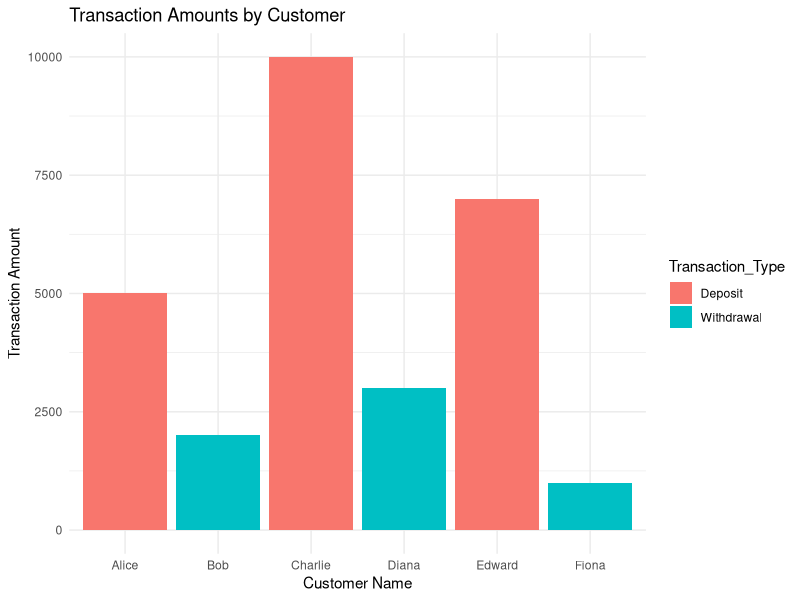
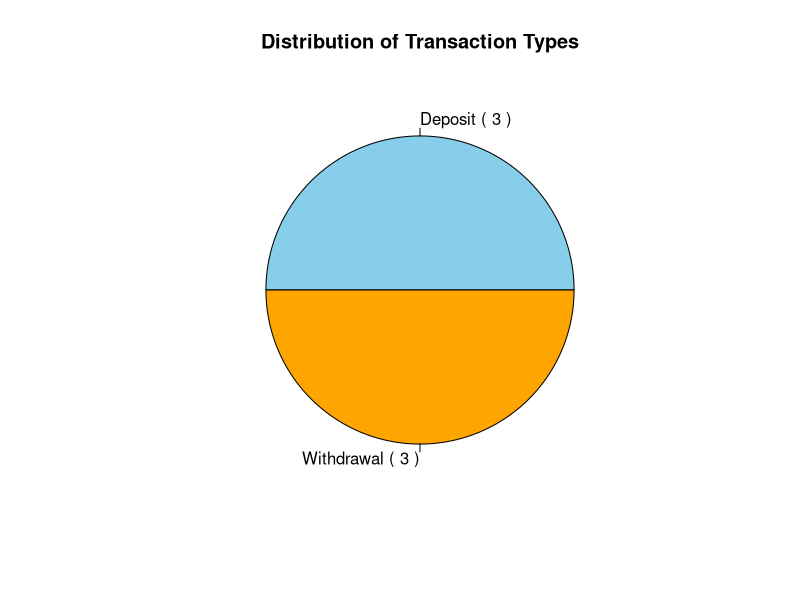
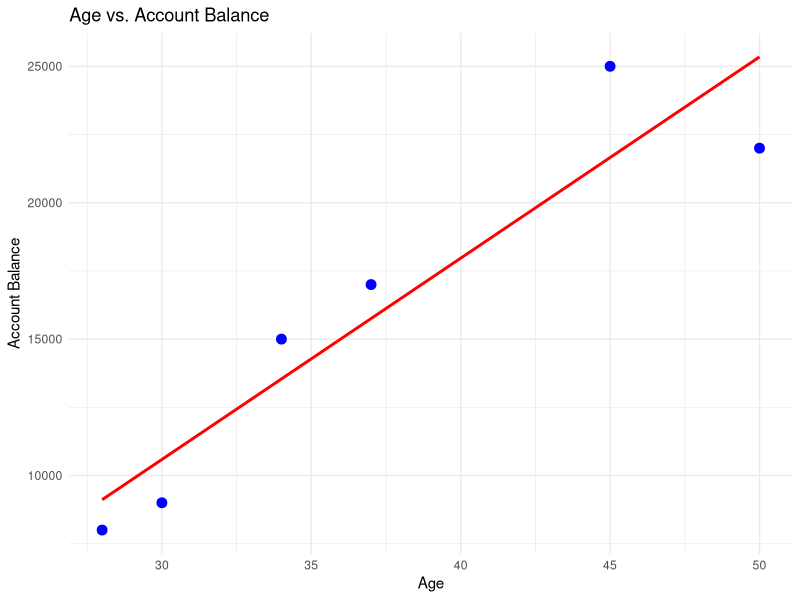
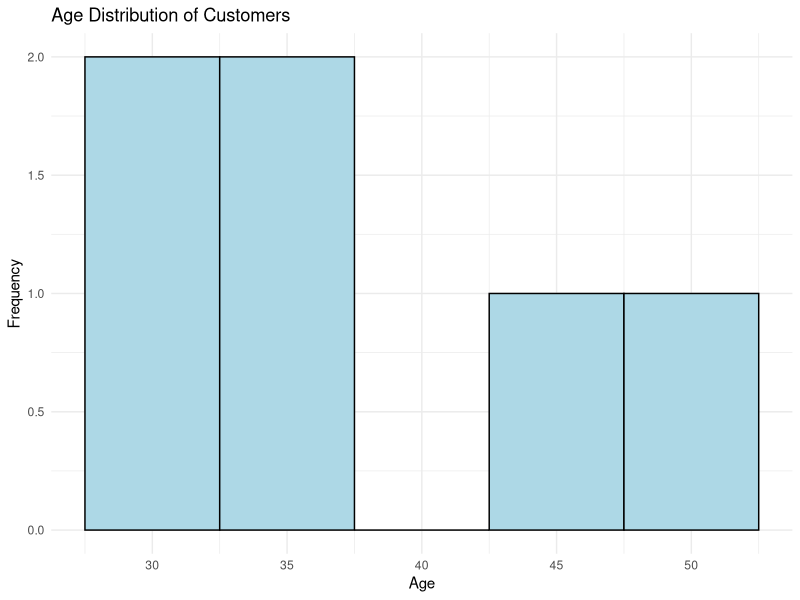
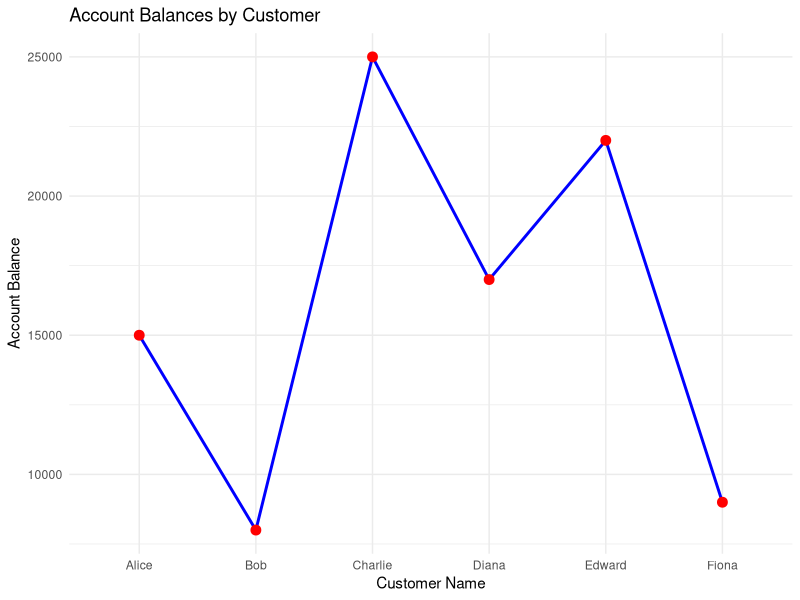
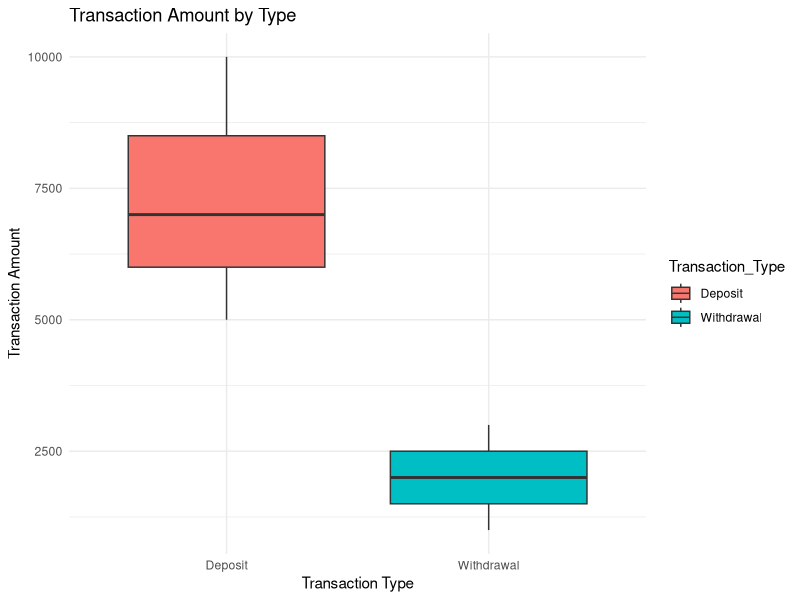

Write R code to recreate these figures, in order.
# -------------------------------------------------------
# BANKING SYSTEM DATA ANALYSIS USING R
# -------------------------------------------------------

# Load required library
library(ggplot2)

# Create the dataset
bank_data <- data.frame(
  Name = c("Alice", "Bob", "Charlie", "Diana", "Edward", "Fiona"),
  Age = c(34, 28, 45, 37, 50, 30),
  Account_Number = c(1001, 1002, 1003, 1004, 1005, 1006),
  Transaction_Type = c("Deposit", "Withdrawal", "Deposit", "Withdrawal", "Deposit", "Withdrawal"),
  Transaction_Amount = c(5000, 2000, 10000, 3000, 7000, 1000),
  Account_Balance = c(15000, 8000, 25000, 17000, 22000, 9000)
)

# View the dataset
print("Bank Data:")
print(bank_data)

# 1. Bar Chart: Transaction Amounts by Customer
ggplot(bank_data, aes(x = Name, y = Transaction_Amount, fill = Transaction_Type)) +
  geom_bar(stat = "identity", position = "dodge") +
  labs(title = "Transaction Amounts by Customer",
       x = "Customer Name", y = "Transaction Amount") +
  theme_minimal()

# 2. Pie Chart: Distribution of Transaction Types
transaction_counts <- table(bank_data$Transaction_Type)
pie(transaction_counts,
    labels = paste(names(transaction_counts), "(", transaction_counts, ")"),
    main = "Distribution of Transaction Types",
    col = c("skyblue", "orange"))

# 3. Scatter Plot: Age vs. Account Balance
ggplot(bank_data, aes(x = Age, y = Account_Balance)) +
  geom_point(color = "blue", size = 3) +
  geom_smooth(method = "lm", color = "red", se = FALSE) +
  labs(title = "Age vs. Account Balance",
       x = "Age", y = "Account Balance") +
  theme_minimal()

# 4. Histogram: Age Distribution
ggplot(bank_data, aes(x = Age)) +
  geom_histogram(binwidth = 5, fill = "lightblue", color = "black") +
  labs(title = "Age Distribution of Customers",
       x = "Age", y = "Frequency") +
  theme_minimal()

# 5. Line Chart: Account Balances by Customer
ggplot(bank_data, aes(x = Name, y = Account_Balance, group = 1)) +
  geom_line(color = "blue", size = 1) +
  geom_point(color = "red", size = 3) +
  labs(title = "Account Balances by Customer",
       x = "Customer Name", y = "Account Balance") +
  theme_minimal()

# 6. Box Plot: Transaction Amount by Type
ggplot(bank_data, aes(x = Transaction_Type, y = Transaction_Amount, fill = Transaction_Type)) +
  geom_boxplot() +
  labs(title = "Transaction Amount by Type",
       x = "Transaction Type", y = "Transaction Amount") +
  theme_minimal()

install.packages("ggplot2")

